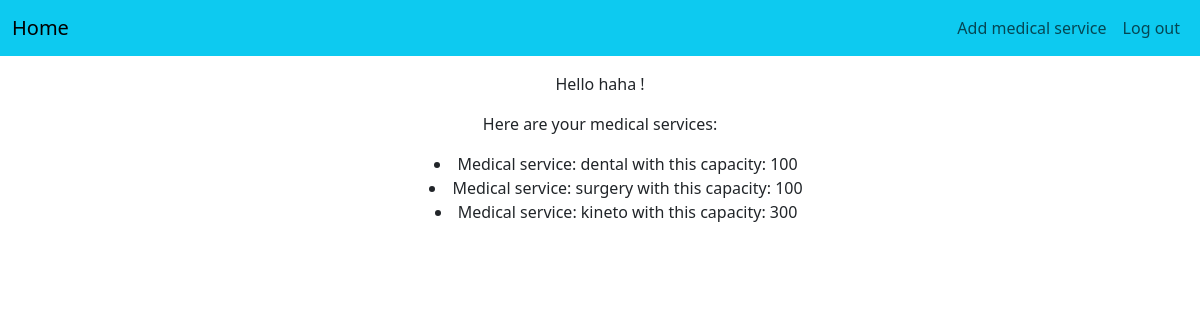
The page /index_clinic (signed in) on the database its author committed.
### tables this page shows
CREATE TABLE clinic (clinic_id INTEGER PRIMARY KEY AUTOINCREMENT, password_hash TEXT, clinic_username TEXT, clinic_name TEXT, location TEXT, type TEXT CHECK(type in('State', 'Private')));

CREATE TABLE medical_service (medical_service_id INTEGER PRIMARY KEY AUTOINCREMENT, clinic_id INTEGER, service_name TEXT, capacity INTEGER, FOREIGN KEY (clinic_id) REFERENCES clinic(clinic_id));

### server.py (the view)
@app.route("/index_clinic")
def index_clinic():
    if "clinic_username" in session:
        clinic_username = session["clinic_username"]
        return render_template(
            "index_clinic.html",
            logged_in=True,
            clinic_username=clinic_username,
            medical_services=db_model.get_services_and_capacity_for_clinic(clinic_username)
        )
    return render_template("index_clinic.html")

### db_utility_model.py (called while the page is built)
def db_fetch(query, args=(), all=False, db_name=DBFILENAME):
    with sqlite3.connect(db_name) as conn:
        conn.row_factory = sqlite3.Row
        cur = conn.execute(query, args)
        if all:
            res = cur.fetchall()
            if res:
                res = [dict(e) for e in res]
            else:
                res = []
        else:
            res = cur.fetchone()
            if res:
                res = dict(res)
    return res

def get_services_and_capacity_for_clinic(clinic_username):
    clinic_id=db_fetch("select clinic_id from clinic where clinic_username=?", (clinic_username,), all=False)
    medical_services = db_fetch("select service_name, capacity from medical_service where clinic_id=?", (clinic_id['clinic_id'],), all=True)
    return medical_services

### templates/index_clinic.html (shortened to what this page needs)
{% include "header_administrator.html" %}
  <div class="container text-center bg-white text-dark p-3">
  <div class="row mb-4">
    <div class="col-12">
      {% if logged_in %}
      <p>Hello {{clinic_username}} !</p>
      <p>Here are your medical services:</p>
        <ul>
          {% for medical_service in medical_services %}
            <li style="list-style-position: inside;">Medical service: {{ medical_service['service_name'] }} with this capacity: {{ medical_service['capacity'] }} </li>
          {% endfor %}
        </ul>
    {% endif %}
  </body>

### rows shown on the page
clinic: clinic_username "haha"
medical_service: service_name "dental", capacity "100"
medical_service: service_name "surgery", capacity "100"
medical_service: service_name "kineto", capacity "300"
